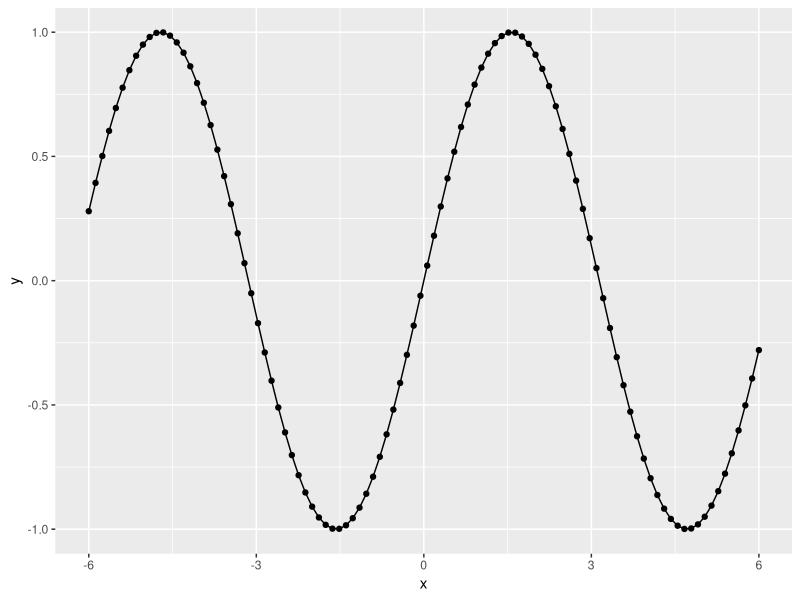

Generate this figure with R:
library(ggplot2)

x <- seq(from=-6, to=6, len=100)
y <- sin(x)

ggplot(as.data.frame(x=x, y=y), aes(x=x, y=y)) + 
  geom_point() +
  geom_line()
